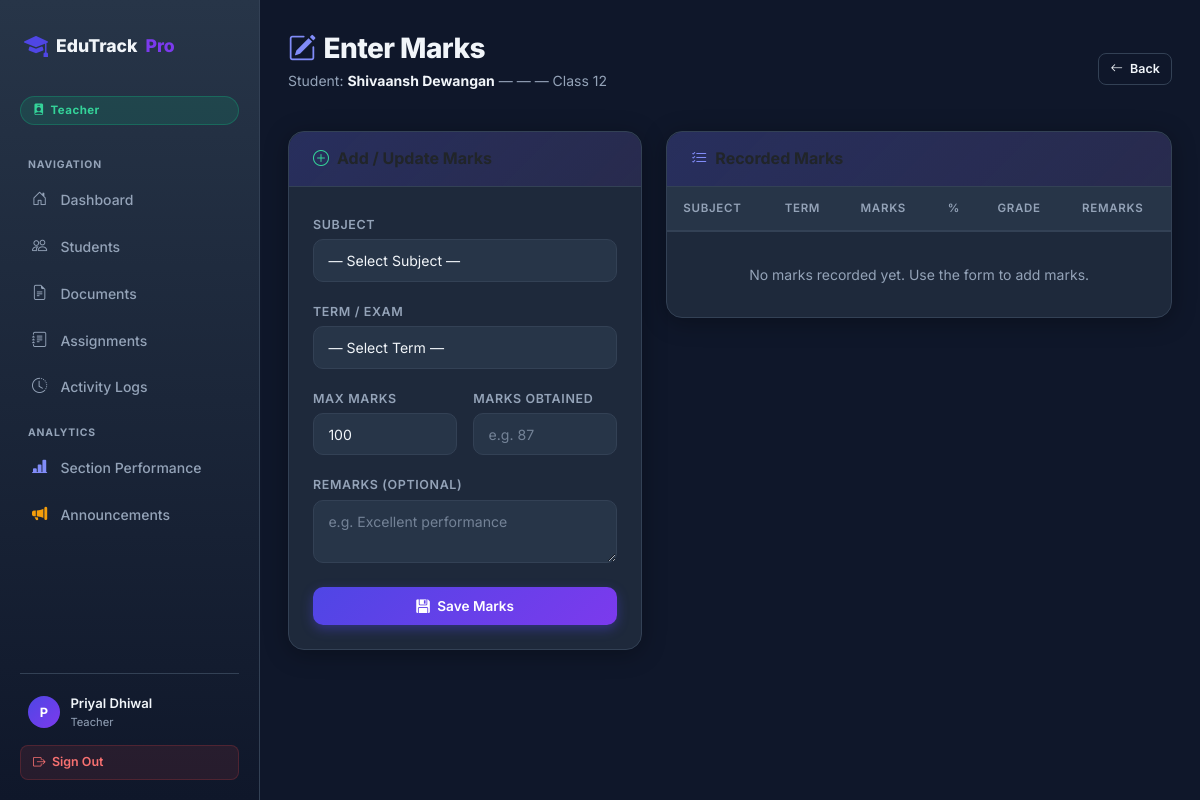
Page /students/27/marks/ (signed in) on the committed database.
### students/models.py (models this page shows, shortened)
class UserProfile(models.Model):
    user = models.OneToOneField(User, on_delete=models.CASCADE, related_name='profile')
    role = models.CharField(max_length=20, choices=ROLE_CHOICES, default=ROLE_STUDENT)

class Student(models.Model):
    GENDER_CHOICES = [
        ('M', 'Male'),
        ('F', 'Female'),
        ('O', 'Other'),
    ]
    PAYMENT_METHOD_CHOICES = [
        ('cash',   'Cash'),
        ('check',  'Check'),
        ('online', 'Online'),
        ('',       'Pending'),
    ]
    admission_number = models.CharField(max_length=20, unique=True, null=True, blank=True)
    admission_date   = models.DateField(null=True, blank=True)
    name       = models.CharField(max_length=200)
    age        = models.IntegerField()
    email      = models.EmailField()
    phone      = models.CharField(max_length=15, blank=True, null=True)
    gender     = models.CharField(max_length=1, choices=GENDER_CHOICES, default='M')
    address    = models.TextField(blank=True, null=True)
    class_name = models.CharField(max_length=50, choices=CLASS_CHOICES, blank=True, null=True)
    section    = models.ForeignKey(Section, on_delete=models.SET_NULL, null=True, blank=True, related_name='students')
    fees_paid  = models.BooleanField(default=False)
    payment_method = models.CharField(max_length=10, choices=PAYMENT_METHOD_CHOICES, blank=True, default='')
    course     = models.CharField(max_length=200)
    attendance = models.FloatField()
    marks      = models.FloatField()
    created_at = models.DateTimeField(auto_now_add=True, null=True)
    profile_picture = models.ImageField(upload_to='student_profiles/', null=True, blank=True)
    resume          = models.FileField(upload_to='student_resumes/', null=True, blank=True)
    user = models.OneToOneField(User, on_delete=models.SET_NULL, null=True, blank=True, related_name='student_profile')
    @property
    def section_label(self):
        if self.section:
            return str(self.section)
        return '—'

### students/views.py (the view)
    def wrapper(request, *args, **kwargs):
        if not request.user.is_authenticated:
            return redirect('landing')
        role = get_role(request)
        if role not in [ROLE_TEACHER, ROLE_PRINCIPAL] and not request.user.is_superuser:
            messages.error(request, 'Access denied. Teacher or Principal login required.')
            return redirect('dashboard')
        return view_fn(request, *args, **kwargs)

### students/context_processors.py (called while the page is built)
def user_role(request):
    role = None
    is_principal = False
    if request.user.is_authenticated:
        if request.user.is_superuser:
            role = 'principal'
            is_principal = True
        else:
            try:
                role = request.user.profile.role
                is_principal = (role == 'principal')
            except Exception:
                role = 'student'
    return {
        'user_role': role,
        'is_principal': is_principal,
    }

### students/views.py (called while the page is built)
def get_student_curriculum(student):
    if not student.class_name:
        return SUBJECT_OPTIONS
    c = student.class_name.lower()
    if c in ['nursery', 'lkg', 'ukg', 'class 1', 'class 2']:
        return SUBJECTS_JUNIOR
    elif c in ['class 3', 'class 4', 'class 5', 'class 6', 'class 7', 'class 8', 'class 9', 'class 10']:
        return SUBJECTS_MIDDLE
    elif c in ['class 11', 'class 12']:
        stream = student.course
        if stream == 'Medical Science': return SUBJECTS_MEDICAL
        elif stream == 'Non-Medical Science': return SUBJECTS_NON_MEDICAL
        elif stream == 'Commerce': return SUBJECTS_COMMERCE
        elif stream == 'Arts': return SUBJECTS_ARTS
        else: return SUBJECT_OPTIONS
    return SUBJECT_OPTIONS

def get_role(request):
    if request.user.is_authenticated:
        try:
            return request.user.profile.role
        except Exception:
            return None
    return None

def teacher_or_principal_required(view_fn):
    def wrapper(request, *args, **kwargs):
        if not request.user.is_authenticated:
            return redirect('landing')
        role = get_role(request)
        if role not in [ROLE_TEACHER, ROLE_PRINCIPAL] and not request.user.is_superuser:
            messages.error(request, 'Access denied. Teacher or Principal login required.')
            return redirect('dashboard')
        return view_fn(request, *args, **kwargs)
    wrapper.__name__ = view_fn.__name__
    return wrapper

def get_teacher_for_user(user):
    try:
        return user.teacher_profile
    except Exception:
        pass
    try:
        return Teacher.objects.get(email=user.email)
    except Teacher.DoesNotExist:
        return None

### students/templates/students/enter_marks.html (shortened to what this page needs)
{% extends 'students/base_auth.html' %}
{% block content %}
<div class="d-flex align-items-center justify-content-between mb-4">
  <div>
    <h1 style="font-size:1.75rem;font-weight:800;margin:0;letter-spacing:-0.02em;">
      <i class="bi bi-pencil-square me-2" style="color:#818cf8;"></i>Enter Marks
    </h1>
    <p style="color:var(--muted);font-size:0.875rem;margin-top:0.25rem;">
      Student: <strong style="color:var(--text);">{{ student.name }}</strong> &mdash;
      {{ student.section_label }} &mdash; {{ student.class_name|default:"No Class" }}
    </p>
  </div>
  <a href="{% url 'students_list' %}" class="btn btn-sm btn-outline-light">
    <i class="bi bi-arrow-left me-1"></i> Back
  </a>
</div>
<div class="row g-4">
  <div class="col-md-5">
    <div class="card">
      <div class="card-header">
        <h4><i class="bi bi-plus-circle me-2" style="color:#34d399;"></i>Add / Update Marks</h4>
      </div>
      <div class="card-body">
        <form method="post">
          <div class="mb-3">
            <label class="form-label">Subject</label>
            <select name="subject" class="form-select" required>
              <option value="">— Select Subject —</option>
            </select>
          </div>
          <div class="mb-3">
            <label class="form-label">Term / Exam</label>
            <select name="term" class="form-select" required>
              <option value="">— Select Term —</option>
            </select>
          </div>
          <div class="row g-3 mb-3">
            <div class="col-6">
              <label class="form-label">Max Marks</label>
              <input type="number" name="max_marks" class="form-control" value="100" min="1" required>
            </div>
            <div class="col-6">
              <label class="form-label">Marks Obtained</label>
              <input type="number" name="marks_obtained" class="form-control" step="0.1" min="0" required placeholder="e.g. 87">
            </div>
          </div>
          <div class="mb-4">
            <label class="form-label">Remarks (optional)</label>
            <textarea name="remarks" class="form-control" rows="2" placeholder="e.g. Excellent performance"></textarea>
          </div>
          <button type="submit" class="btn btn-primary w-100">
            <i class="bi bi-floppy-fill me-1"></i> Save Marks
          </button>
        </form>
      </div>
    </div>
  </div>
  <div class="col-md-7">
    <div class="card">
      <div class="card-header">
        <h4><i class="bi bi-list-check me-2" style="color:#818cf8;"></i>Recorded Marks</h4>
      </div>
      <div class="card-body p-0">
        <div class="table-responsive">
          <table class="table-dark-custom w-100">
            <thead>
              <tr>
                <th>Subject</th><th>Term</th><th>Marks</th><th>%</th><th>Grade</th><th>Remarks</th>
              </tr>
            </thead>
            <tbody>
              {% for mark in existing_marks %}
              <tr>
                <td><strong>{{ mark.subject }}</strong></td>
                <td><span class="badge-custom badge-mid" style="font-size:.72rem;">{{ mark.get_term_display }}</span></td>
                <td style="color:var(--text);">{{ mark.marks_obtained }}/{{ mark.max_marks }}</td>
                <td>
                  <span class="badge-custom {% if mark.percentage >= 75 %}badge-high{% elif mark.percentage >= 50 %}badge-mid{% else %}badge-low{% endif %}">
                    {{ mark.percentage }}%
                  </span>
                </td>
                <td style="font-weight:800;color:{% if mark.percentage >= 75 %}#34d399{% elif mark.percentage >= 50 %}#fbbf24{% else %}#f87171{% endif %};">
                  {{ mark.grade }}
                </td>
                <td style="font-size:.82rem;color:var(--muted);">{{ mark.remarks|default:"—" }}</td>
              </tr>
              {% empty %}
              <tr>
                <td colspan="6" style="text-align:center;color:var(--muted);padding:2rem;">
                  No marks recorded yet. Use the form to add marks.
                </td>
              </tr>
              {% endfor %}
            </tbody>
          </table>
        </div>
      </div>
    </div>
  </div>
</div>
{% endblock %}

### students/templates/students/base_auth.html (shortened to what this page needs)
<!DOCTYPE html>
<html lang="en">
<head>
  <link href="https://cdn.jsdelivr.net/npm/bootstrap@5.3.3/dist/css/bootstrap.min.css" rel="stylesheet" />
  <link href="https://cdn.jsdelivr.net/npm/bootstrap-icons@1.11.3/font/bootstrap-icons.css" rel="stylesheet" />
</head>
<body>
<div class="sidebar" id="sidebarEl">
  <div class="sidebar-inner">
    <a class="sidebar-brand" href="{% url 'landing' %}">
      <i class="bi bi-mortarboard-fill"></i>
      EduTrack<span class="dot">Pro</span>
    </a>
    {% if request.user.is_authenticated %}
      <span class="role-badge
        {% if user_role == 'principal' %}rb-principal
        {% elif user_role == 'teacher' %}rb-teacher
        {% elif user_role == 'staff'   %}rb-staff
        {% else %}rb-student{% endif %}">
        <i class="bi
          {% if user_role == 'principal' %}bi-award-fill
          {% elif user_role == 'teacher' %}bi-person-badge-fill
          {% elif user_role == 'staff'   %}bi-person-gear
          {% else %}bi-mortarboard-fill{% endif %}"></i>
        {{ user_role|title|default:'Student' }}
      </span>
    {% endif %}
    <nav class="sidebar-nav">
      <div class="nav-section-label">Navigation</div>
      <a href="{% url 'dashboard' %}" class="{% if request.resolver_match.url_name == 'dashboard' %}active{% endif %}">
        <i class="bi bi-house-door"></i> Dashboard
      </a>
      {% if user_role != 'student' %}
      <a href="{% url 'students_list' %}" class="{% if request.resolver_match.url_name == 'students_list' %}active{% endif %}">
        <i class="bi bi-people"></i> Students
      </a>
      <a href="{% url 'documents_list' %}" class="{% if request.resolver_match.url_name == 'documents_list' %}active{% endif %}">
        <i class="bi bi-file-earmark-text"></i> Documents
      </a>
      <a href="{% url 'assignments_list' %}" class="{% if request.resolver_match.url_name == 'assignments_list' %}active{% endif %}">
        <i class="bi bi-journal-text"></i> Assignments
      </a>
      <a href="{% url 'logs_list' %}" class="{% if request.resolver_match.url_name == 'logs_list' %}active{% endif %}">
        <i class="bi bi-clock-history"></i> Activity Logs
      </a>
      {% endif %}
      {% if user_role == 'teacher' or user_role == 'principal' %}
      <div class="nav-section-label" style="margin-top:1rem;">Analytics</div>
      <a href="{% url 'section_performance' %}" class="{% if request.resolver_match.url_name == 'section_performance' %}active{% endif %}">
        <i class="bi bi-bar-chart-line-fill" style="color:#818cf8;"></i> Section Performance
      </a>
      <a href="{% url 'announcement_list' %}" class="{% if request.resolver_match.url_name == 'announcement_list' %}active{% endif %}">
        <i class="bi bi-megaphone-fill" style="color:#f59e0b;"></i> Announcements
      </a>
      {% endif %}
    </nav>
    {% if request.user.is_authenticated %}
    <div class="sidebar-user">
      <div class="user-tile">
        <div class="user-avatar">{{ request.user.username|first|upper }}</div>
        <div style="min-width:0;flex:1;">
          <div class="user-name">{{ request.user.username }}</div>
          <div class="user-role">{{ user_role|title|default:'User' }}</div>
        </div>
      </div>
      <a href="{% url 'logout' %}" class="btn-logout" id="sidebar-logout-btn">
        <i class="bi bi-box-arrow-right"></i> Sign Out
      </a>
    </div>
    {% endif %}
  </div>
</div>
<div class="main-wrap">
  {% block content %}{% endblock %}
</div>
</body>
</html>

### rows in the picture
UserProfile: role "Teacher"
Student: name "Shivaansh Dewangan", section_label "—", class_name "Class 12"

### other values in the picture
{{ request.user.username|first|upper }} "P"
{{ request.user.username }} "Priyal Dhiwal"
